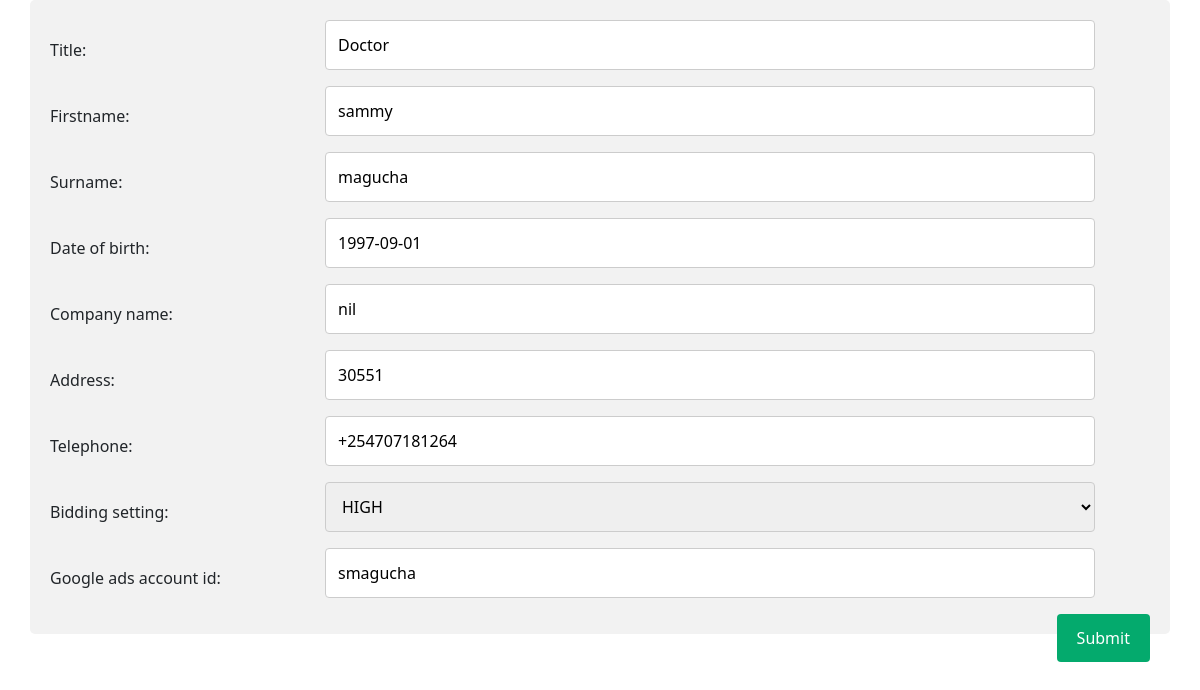
Page /UpdateUserInfo/1 (signed in) on the committed database.
### userdata/models.py (models this page shows, shortened)
class UserInfo(models.Model):
    title = models.CharField(max_length=50)
    firstname = models.CharField(max_length=50)
    surname = models.CharField(max_length=50)
    date_of_birth = models.DateField()
    company_name = models.CharField(max_length=100)
    address = models.CharField(max_length=100)
    telephone = models.CharField(max_length=50)
    bidding_setting = models.CharField(max_length=6, choices=Bidding_Settings_CHOICES, default='HIGH')
    google_ads_account_id = models.CharField(max_length=50)

### userdata/views.py (the view)
# urls.py: path('UpdateUserInfo/<int:pk>', views.UpdateUserInfo.as_view(), name='update-userinfo'),
class UpdateUserInfo(LoginRequiredMixin, UpdateView):
    login_url = '/accounts/login/'
    model = UserInfo
    fields = '__all__'
    success_url = "/"
    template_name = 'userdata/form.html'

### userdata/templates/userdata/form.html (shortened to what this page needs)
{% extends 'userdata/base.html'%}
{%load static%}
{%block content%}
<link rel="stylesheet" type="text/css" href="{% static 'css/form.css' %}">
<div class="container">
    <form method="post">
        {{form.as_p}}
        <input type="submit" name="submit">
    </form>
</div>
{%endblock content%}

### userdata/static/css/form.css (style rules this page uses)
.container { border-radius: 5px; background-color: #f2f2f2; padding: 20px; }
label { float: left; width: 25%; margin-top: 6px; padding: 12px 12px 12px 0; display: inline-block; }
input[type=text], select { width: 70%; padding: 12px; border: 1px solid #ccc; border-radius: 4px; resize: vertical; }
input[type=submit] { background-color: #04AA6D; color: white; padding: 12px 20px; border: none; border-radius: 4px; cursor: pointer; float: right; }

### rows in the picture
UserInfo: title "Doctor", firstname "sammy", surname "magucha", date_of_birth "1997-09-01", company_name "nil", address "30551", telephone "+254707181264", bidding_setting "HIGH", google_ads_account_id "smagucha"
